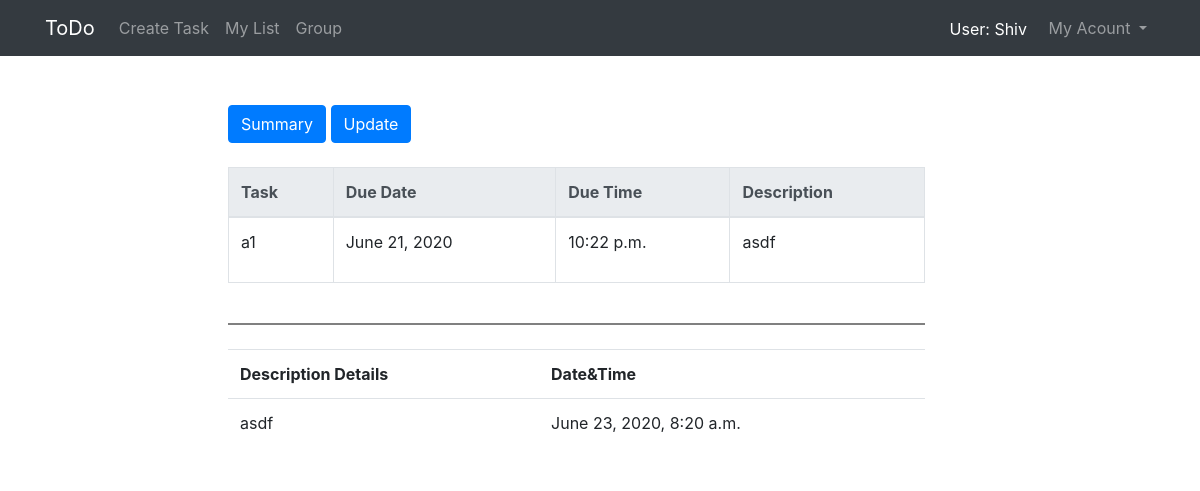
Page /3/description (signed in) on the committed database.
### todoapp/models.py (models this page shows)
class ToDoModel(models.Model):
	user=models.ForeignKey(User,related_name='todolist',on_delete=models.CASCADE,null=True)
	task=models.CharField(max_length=60)
	date=models.DateField()
	time=models.TimeField()
	status=models.CharField(max_length=60,default='todo')
	description=models.TextField(default=None)
	flagTask = models.CharField(max_length=60,default='no')

class SummaryModel(models.Model):
    taskId=models.ForeignKey(ToDoModel,related_name='todolist',on_delete=models.CASCADE,null=True)
    dateTime=models.DateTimeField(blank=True,default=None)
    description_summary=models.TextField(default='None')
    modefied_detail=models.CharField(max_length=60,default=None,null =True)
    created_update=models.CharField(max_length=60,default=None,null =True)

### todoapp/views.py (the view)
# urls.py: re_path(r'(?P<id>[\d]+)/description',v1.description_view),
def description_view(request,id):
    data=ToDoModel.objects.get(id=id)
    description_data=SummaryModel.objects.filter(taskId=id)
    mylist_data=ToDoModel.objects.filter(user=request.user,status='todo',flagTask='no')
    task_flag_update(request.user)
    return render(request,'todoapp/description.html',{"description_data":description_data,'id':id,'description':data.description,
        'current_user':request.user,'task':data.task,'time':data.time,'date':data.date,'data':mylist_data})

### todoapp/supporting_python.py (called while the page is built)
def task_flag_update(user):
    mylist_data = ToDoModel.objects.filter(user=user,status='todo',flagTask='no')
    current_date=str(datetime.now().date())+datetime.now().strftime("%H:%M")
    for task in mylist_data:
        tasktime=str(task.date)+task.time.strftime("%H:%M")
        if current_date == tasktime:
            task.flagTask = 'yes'
            task.save()

### template/todoapp/description.html (shortened to what this page needs)
<!DOCTYPE html>
{% extends "todoapp/base2.html" %}
{% block body_block %}
<div class="mylist">
  <br><br>
  <a href="/{{id}}/summary" class="btn btn-primary">Summary</a>
  <a href="/{{id}}/update" class="btn btn-primary">Update</a><br><br>
  <table  class="table table-bordered sortable" style="width: 70%">
    <thead class="thead-light">
      <tr>
        <th>Task</th>
        <th>Due Date</th>
        <th>Due Time</th>
        <th>Description</th>
      </tr>
    </thead>
        <tr>
          <td>{{task}}</a></td>
          <td>{{date}}</td>
          <td>{{time}}</td>
          {% if description != '' %}
              <td>{{description|linebreaks}}</td>
          {% else %}
              <td>-&nbsp&nbsp(empty)</td>
          {%endif%}
        </tr>
    </table><br>
    <div style="border-bottom: 2px solid grey; width:70%; "></div><br>
    <div class="task_description">
    <table class="table" style="width: 70%">
      <tr>
        <th >Description Details</th>
        <th >Date&Time</th>
      </tr>
      {%for data in description_data%}
        <tr>
          {% if data.description_summary != '' %}
            {% if data.description_summary != 'None' %}
             <td>{{data.description_summary|linebreaks}}</td>
             <td>{{data.dateTime}}</td>
             {% endif %}
          {% else %}
            <td>-&nbsp&nbsp(empty)</td>
            <td>{{data.dateTime}}</td>
          {% endif %}
        </tr>
      {%endfor%}
    </table>
</div>
</div>
 {%endblock%}

### template/todoapp/base2.html (shortened to what this page needs)
<!DOCTYPE html>
{%load static%}
{% load crispy_forms_tags %}
<html lang="en" dir="ltr">
  <head >
    <link rel="stylesheet" href="{%static "todoapp/todo_create.css"%}">
    <link rel="stylesheet" href="{%static "todoapp/form_style.css"%}">
    <link rel="stylesheet" href="{%static "todoapp/group_static.css"%}">
    <link rel="stylesheet" href="https://stackpath.bootstrapcdn.com/bootstrap/4.1.3/css/bootstrap.min.css">
    <link rel="stylesheet" href="https://maxcdn.bootstrapcdn.com/bootstrap/4.0.0/css/bootstrap.min.css">
    <link rel="stylesheet" href="https://cdnjs.cloudflare.com/ajax/libs/font-awesome/4.7.0/css/font-awesome.min.css">
  </head>
  <body class="body_class"  id="stop" onload="testfunction()">
      <nav class="navbar navbar-expand-md navbar-dark bg-dark fixed-top">
        <div class="container">
          <a class="navbar-brand" href="/mylist/mylist">ToDo</a>
          <div class="collapse navbar-collapse" id="navbarSupportedContent">
              <ul class="navbar-nav ">
                <li class="nav-item ">
                    <a class="nav-link" href="/">Create Task</a>
                </li>
                <li class="nav-item">
                    <a class="nav-link" href="/mylist/mylist">My List</a>
                </li>
                <li class="nav-item">
                    <a class="nav-link" href="/group">Group</a>
                </li>
              </ul>
              <ul class="navbar-nav ml-auto">
                     <span style="color:white;padding-top:9px;"><li>User:&nbsp{{current_user|title}}</li></span> &nbsp&nbsp&nbsp
                     <li class="nav-item dropdown">
                          <a class="nav-link dropdown-toggle" href="#" id="navbarDropdown" role="button" data-toggle="dropdown">
                            My Acount
                          </a>
                    </li>
               </ul>
            </div>
            </div>
        </nav>
      {% block body_block %}{% endblock %}
  </body>
</html>

### static/todoapp/todo_create.css (style rules this page uses)
.mylist { width: 83%; position: absolute; top: 57px; left: 19%; }
body { overflow-x: hidden; }

### rows in the picture
ToDoModel: task "a1", date "June 21, 2020", time "10:22 p.m.", description "asdf"
SummaryModel: description_summary "asdf", dateTime "June 23, 2020, 8:20 a.m."

### other values in the picture
{{ current_user|title }} "Shiv"
